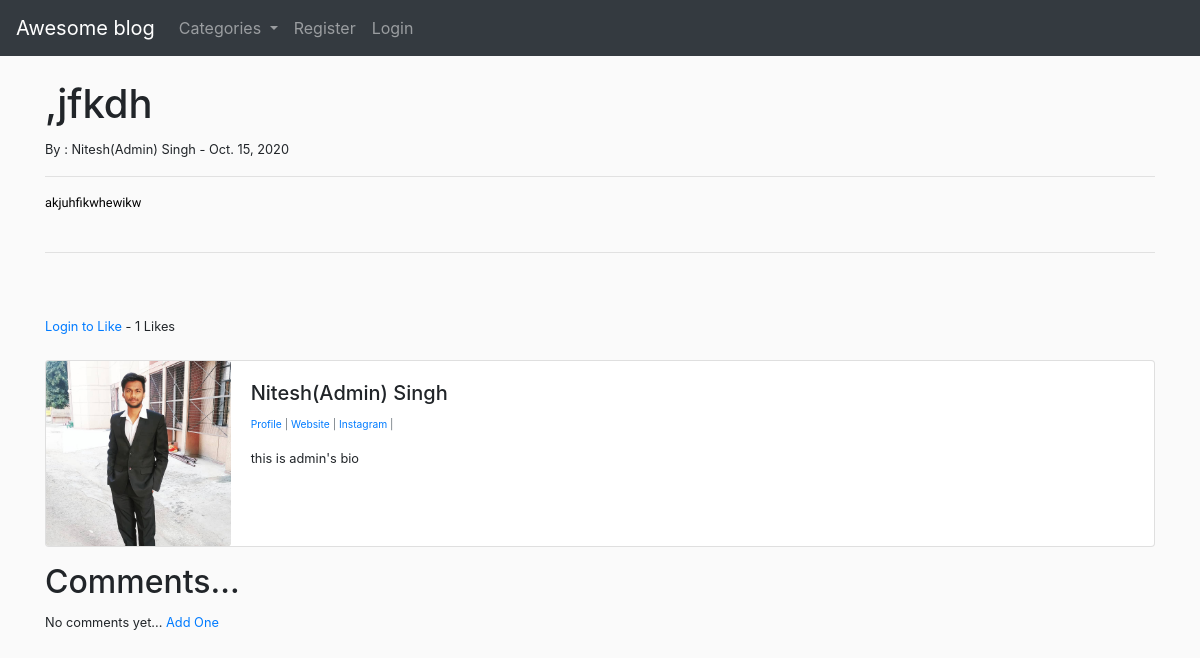
The app's page /article/10 with its own data.
### theblog/models.py (models this page shows, shortened)
class Post(models.Model):
    title = models.CharField(max_length=255)
    header_image = models.ImageField(null=True, blank=True, upload_to="images/")
    title_tag = models.CharField(max_length=255)
    author = models.ForeignKey(User, on_delete=models.CASCADE)
    body = RichTextField(blank=True,null=True)
    post_date = models.DateField(auto_now_add=True)
    category = models.CharField(max_length=25, default='coding')
    snippet = models.CharField(max_length=50)
    likes = models.ManyToManyField(User, related_name='blog_posts')
    def total_likes(self):
        return self.likes.count

class Profile(models.Model):
    user = models.OneToOneField(User,null=True, on_delete=models.CASCADE)
    bio = models.TextField()
    profile_pic = models.ImageField(null=True, blank=True, upload_to="images/profile/")
    website_url = models.CharField(max_length=255,null=True, blank=True)
    facebook_url = models.CharField(max_length=255,null=True, blank=True)
    twitter_url = models.CharField(max_length=255,null=True, blank=True)
    instagram_url = models.CharField(max_length=255,null=True, blank=True)
    linkdin_url = models.CharField(max_length=255,null=True, blank=True)

### theblog/views.py (the view)
# urls.py: path('article/<int:pk>', ArticleDetailView.as_view(), name='article_detail'),
class ArticleDetailView(DetailView):
    model = Post
    template_name = 'article_details.html'
    def get_context_data(self,*args,**kwargs):
        cat_menu = Category.objects.all()
        context = super(ArticleDetailView, self).get_context_data(*args,**kwargs)
        stuff = get_object_or_404(Post, id=self.kwargs['pk'])
        total_likes = stuff.total_likes()
        liked = False
        if stuff.likes.filter(id=self.request.user.id).exists():
            liked= True
        context["cat_menu"] = cat_menu
        context["total_likes"] = total_likes
        context['liked'] = liked
        return context

### theblog/models.py (called while the page is built)
    def __str__(self):
        return self.name

### theblog/templates/article_details.html (shortened to what this page needs)
{% extends "base.html" %}
{% load static %}
{% block content %}
<h1>{{ post.title|capfirst }} </h1>
<small>By : {{ post.author.first_name|capfirst }} {{ post.author.last_name|capfirst }} - {{post.post_date}}
<hr>
<div class="ft-blog-paragraph">
{{post.body|safe}}
</div>
<br><hr><br><br>
<form action="{% url 'like_post' post.pk %}" method="POST">
        {% if user.is_authenticated %}
        {% if liked %}
        <button type="submit" , name="post_id" , value="{{ post.id }}" , class="btn btn-danger btn-sm">UnLike</button>
        {% else %}
        <button type="submit" , name="post_id" , value="{{ post.id }}" , class="btn btn-primary btn-sm">Like</button>
        {% endif %}
        {% else %}
        <a class="" href="{% url 'login' %}">Login to Like</a>
        {% endif %}
        - {{total_likes}} Likes
</form>
<br>
<div class="card mb-3">
        <div class="row no-gutters">
                <div class="col-md-2">
                        {% if post.author.profile.profile_pic %}
                        <img src="{{post.author.profile.profile_pic.url}}" class="card-img" alt="author's image">
                        {% else %}
                        <img src="{% static 'images/download.png' %}" class="card-img" alt="author's image">
                        {% endif %}
                </div>
                <div class="col-md-10">
                        <div class="card-body">
                                <h5 class="card-title">{{ post.author.first_name|capfirst }} {{ post.author.last_name|capfirst }}</h5>
                                <p class="small text-muted">
                                        <a href="{% url 'show_profile' post.author.profile.id %}">Profile</a> |
                                        {% if post.author.profile.website_url %}
                                        <a href="{{ post.author.profile.website_url }}">Website</a> |
                                        {% endif %}
                                        {% if  post.author.profile.instagram_url %}
                                        <a href="{{ post.author.profile.instagram_url }}">Instagram</a> |
                                        {% endif %}
                                </p>
                                <p class="card-text">{{ post.author.profile.bio }}</p>
                        </div>
                </div>
        </div>
</div>
<h2>Comments...</h2>
{% if not post.comments.all %}
 No comments yet... <a href="{% url 'add_comment' post.pk %}">Add One</a> <br>
{% endif %}
{% endblock content %}

### theblog/static/css/core0.css (style rules this page uses)
body { background-color: hsl(0, 0%, 98%); }
.ft-blog-paragraph { word-wrap: break-word; white-space: normal; color: rgb(0, 0, 0); font-family: 'Open Sans Condensed', sans-serif; }

### records on screen
Post: title ",jfkdh", author.first_name "Nitesh(Admin)", author.last_name "Singh", post_date "Oct. 15, 2020", body "akjuhfikwhewikw", author.profile.profile_pic (picture), author.profile.bio "this is admin's bio"

### other values on screen
{{ total_likes }} "1"
